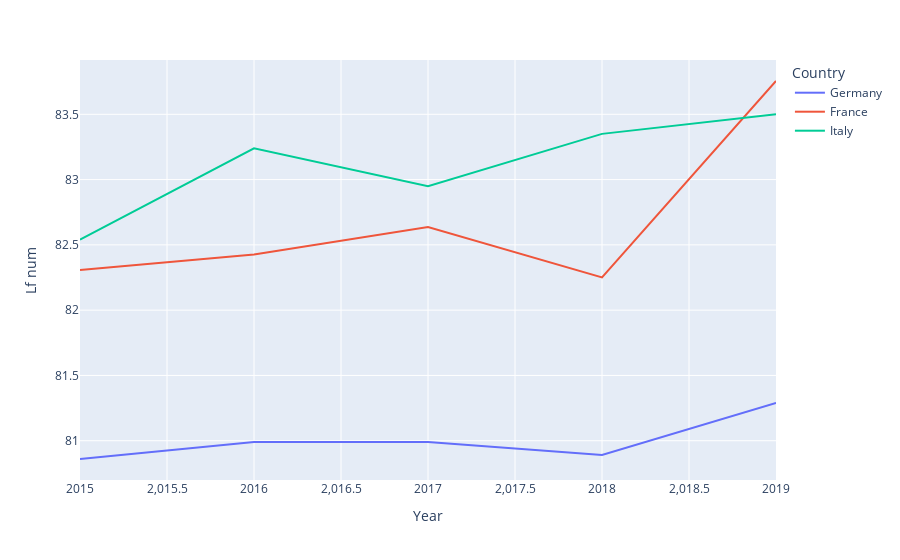

Notebook code for this chart:
### Code cell
df2 = df.loc[df['Country'].isin(['Italy', 'France', 'Germany']), ['Country','Lf num', 'Year']]

fig = px.line(df2, x='Year', y='Lf num', color='Country')
fig.show()

### Figure 1 — Plotly figure (JSON) as saved in the notebook; plotly's stock layout.template omitted (floating-point values rounded to 4 significant figures)
{"data": [{"hovertemplate": "Country=Germany<br>Year=%{x}<br>Lf num=%{y}<extra></extra>", "legendgroup": "Germany", "line": {"color": "#636efa", "dash": "solid"}, "marker": {"symbol": "circle"}, "mode": "lines", "name": "Germany", "orientation": "v", "showlegend": true, "type": "scatter", "x": [2015, 2016, 2017, 2018, 2019], "xaxis": "x", "y": [80.86, 80.99, 80.99, 80.89, 81.29], "yaxis": "y"}, {"hovertemplate": "Country=France<br>Year=%{x}<br>Lf num=%{y}<extra></extra>", "legendgroup": "France", "line": {"color": "#EF553B", "dash": "solid"}, "marker": {"symbol": "circle"}, "mode": "lines", "name": "France", "orientation": "v", "showlegend": true, "type": "scatter", "x": [2015, 2016, 2017, 2018, 2019], "xaxis": "x", "y": [82.31, 82.43, 82.64, 82.25, 83.75], "yaxis": "y"}, {"hovertemplate": "Country=Italy<br>Year=%{x}<br>Lf num=%{y}<extra></extra>", "legendgroup": "Italy", "line": {"color": "#00cc96", "dash": "solid"}, "marker": {"symbol": "circle"}, "mode": "lines", "name": "Italy", "orientation": "v", "showlegend": true, "type": "scatter", "x": [2015, 2016, 2017, 2018, 2019], "xaxis": "x", "y": [82.54, 83.24, 82.95, 83.35, 83.5], "yaxis": "y"}], "layout": {"legend": {"title": {"text": "Country"}, "tracegroupgap": 0}, "margin": {"t": 60}, "xaxis": {"anchor": "y", "domain": [0, 1], "title": {"text": "Year"}}, "yaxis": {"anchor": "x", "domain": [0, 1], "title": {"text": "Lf num"}}}}
